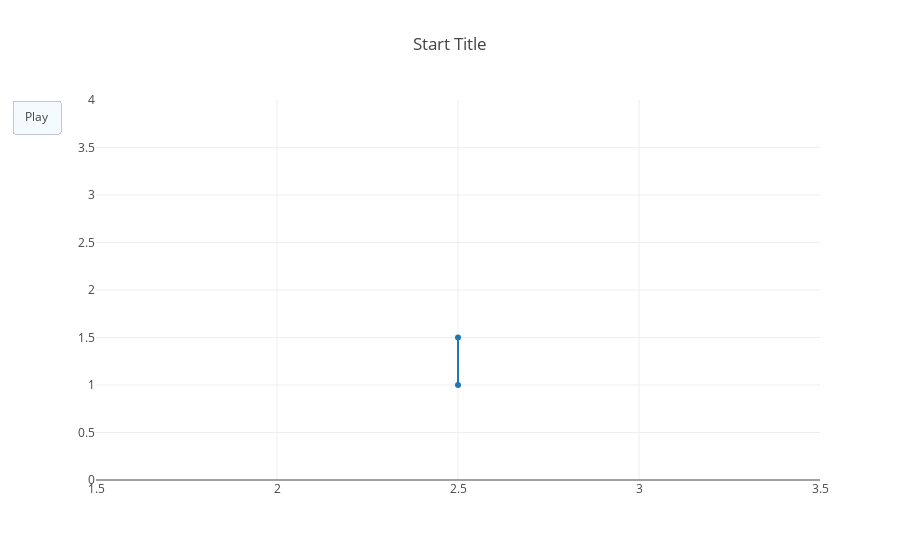

The notebook cell this image was saved under:
### Code cell
import plotly
from plotly.offline import init_notebook_mode, iplot
from IPython.display import display, HTML

print("Hello Start!")
print("Plotly version:", plotly.__version__)


init_notebook_mode(connected=True)

figure = {'data': [{'x': [2.5, 2.5], 'y': [1, 1.5]}],
          'layout': {'title': 'Start Title',
                     'yaxis': {'range': [0, 4], 'autorange': False},
                     'updatemenus': [{'type': 'buttons',
                                      'buttons': [{'label': 'Play',
                                                   'method': 'animate',
                                                   'args': [None]}]}]
                    },
          'frames': [{'data': [{'x': [2.5, 2.5], 'y': [1, 1.5]}]},
                     {'data': [{'x': [2.5, 2.5], 'y': [1, 2]}]},
                     {'data': [{'x': [2.5, 2.5], 'y': [1, 2.5]}]},
                     {'data': [{'x': [2.5, 2.5], 'y': [1, 3]}],
                      'layout': {'title': 'End Title'}}]}

iplot(figure)

### Figure 1 — Plotly figure (JSON) as saved in the notebook; plotly's stock layout.template omitted (floating-point values rounded to 4 significant figures)
{"data": [{"type": "scatter", "uid": "cc4ff485-bd31-4ac6-b29f-2c3f70db7e46", "x": [2.5, 2.5], "y": [1, 1.5]}], "layout": {"title": {"text": "Start Title"}, "updatemenus": [{"buttons": [{"args": [null], "label": "Play", "method": "animate"}], "type": "buttons"}], "yaxis": {"autorange": false, "range": [0, 4]}}}
